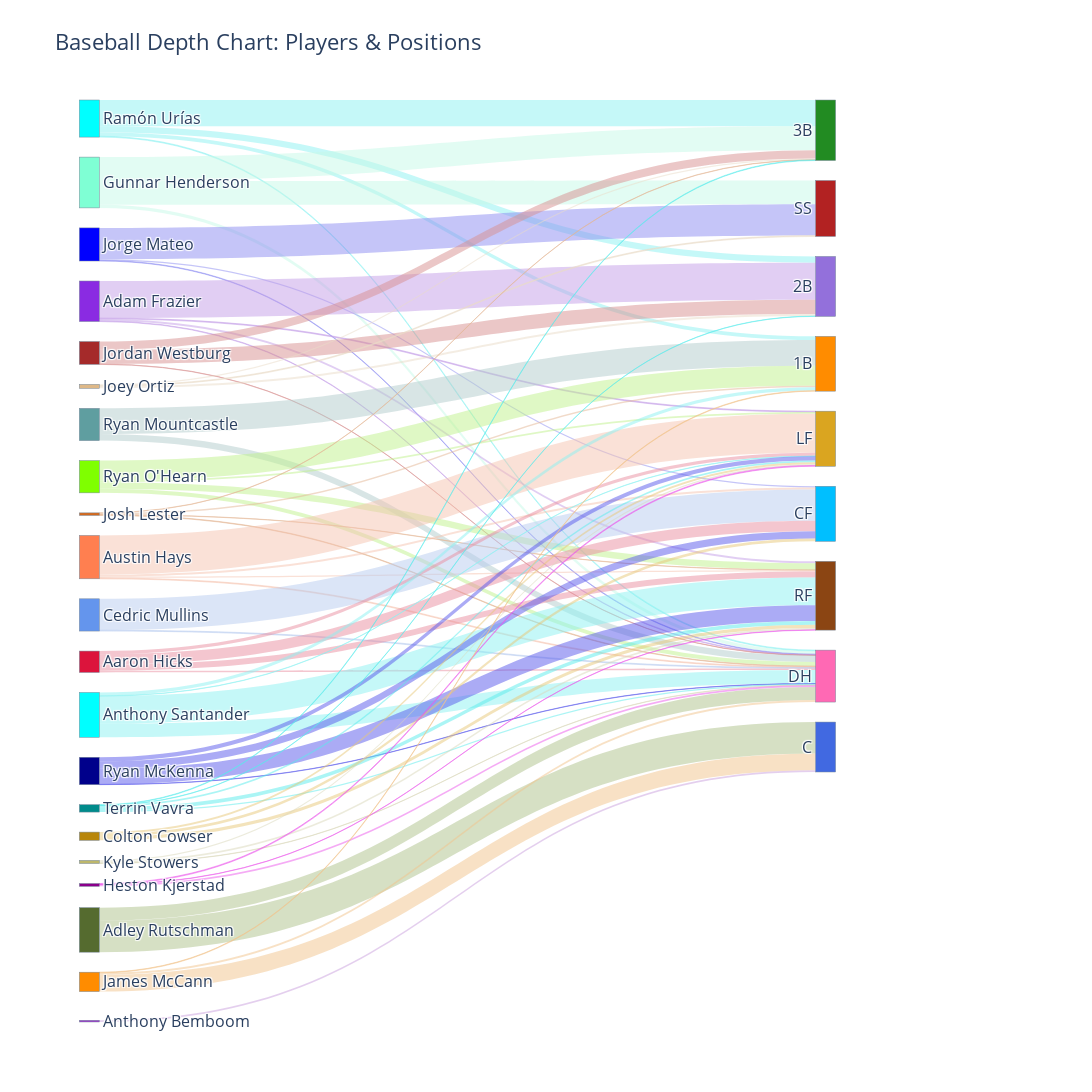

Notebook source saved alongside this figure:
### Code cell
NUM_PLAYERS = 21
X_POS, Y_POS = 0.8, 1/(NUM_PLAYERS -1)
player_node_colors = node_colors
player_link_colors = link_colors

num_positions = len(non_pitching_positions)

non_pitching_positions = ["3B", "SS", "2B", "1B", "LF", "CF", "RF", "DH", "C"]
selected_position_colors = [
    'forestgreen', # Third Base (3B)
    'firebrick',   # Shortstop (SS)
    'mediumpurple',# Second Base (2B)
    'darkorange',  # First Base (1B)
    'goldenrod',   # Left Field (LF)
    'deepskyblue', # Center Field (CF)
    'saddlebrown', # Right Field (RF)
    'hotpink',     # Designated Hitter (DH)
    'royalblue',   # Catcher (C)
]

# Creating subdued versions for link colors
position_link_colors = [subdue_color(color) for color in selected_position_colors]

# Define position node colors using the selected colors
position_node_colors = selected_position_colors

# Revised code with the defined colors
source = []
node_x_pos, node_y_pos = [], []
node_labels, node_colors = [], player_node_colors
link_labels, link_colors, link_values = [], [], [] 

# FIRST set of links and nodes for players
for i in range(NUM_PLAYERS):
    source.extend([i]*num_positions)
    node_x_pos.append(0.01)
    node_y_pos.append(round(i*Y_POS+0.01,2))
    player_name = orioles_sorted['Name'][i]
    node_labels.append(player_name) 
    for pos in non_pitching_positions:
        link_labels.append(f"{player_name}-{pos}")
        link_values.append(orioles_sorted[pos][i])
    link_colors.extend([player_link_colors[i]]*num_positions)

source_last = max(source)+1
target = [source_last + j for j in range(num_positions)] * NUM_PLAYERS

# Adding position nodes
node_labels.extend(non_pitching_positions)
node_colors.extend(position_node_colors)  # Adjusted colors for positions
node_x_pos.extend([X_POS] * num_positions)
node_y_pos.extend([round(j*Y_POS+0.01,2) for j in range(num_positions)])

link_colors.extend(position_link_colors)  # Adjusted colors for positions

import plotly.graph_objects as go

# Adjusting the NODES and LINKS dictionaries with the new data
NODES = dict(
    pad = 20, 
    thickness = 20, 
    line = dict(color = "lightslategrey", width = 0.5),
    hovertemplate=" ",
    label = node_labels, 
    color = node_colors,
    x = node_x_pos, 
    y = node_y_pos
)

rgba_link_colors = [convert_to_rgba_string(color, 0.5) for color in link_colors]

LINKS = dict(
    source=source, 
    target=target, 
    value=link_values, 
    label=link_labels, 
    color=rgba_link_colors,  # Use the rgba colors with opacity
    hovertemplate="%{label}"
)
# Creating the Sankey Diagram
data = go.Sankey(arrangement='snap', node = NODES, link = LINKS)
fig = go.Figure(data)

# Updating the traces and layout for the baseball context
fig.update_traces(valueformat='3d')  # Remove valuesuffix if not needed
fig.update_layout(
    title="Baseball Depth Chart: Players & Positions",  
    font_size=16,  
    width=1200,
    height=1500
)

# Update hover label formatting
fig.update_layout(hoverlabel=dict(bgcolor="grey", font_size=14, font_family="Rockwell"))


# Display the figure
fig.show()

### Figure 1 — Plotly figure (JSON) as saved in the notebook; plotly's stock layout.template omitted (floating-point values rounded to 4 significant figures; data arrays with more than 128 entries replaced by an {"elided": "..."} marker saying what was removed)
{"data": [{"arrangement": "snap", "link": {"color": {"elided": "198 str values"}, "hovertemplate": "%{label}", "label": {"elided": "189 str values"}, "source": {"elided": "189 int values"}, "target": {"elided": "189 int values"}, "value": {"elided": "189 int values"}}, "node": {"color": ["aqua", "aquamarine", "blue", "blueviolet", "brown", "burlywood", "cadetblue", "chartreuse", "chocolate", "coral", "cornflowerblue", "crimson", "cyan", "darkblue", "darkcyan", "darkgoldenrod", "darkkhaki", "darkmagenta", "darkolivegreen", "darkorange", "darkorchid", "forestgreen", "firebrick", "mediumpurple", "darkorange", "goldenrod", "deepskyblue", "saddlebrown", "hotpink", "royalblue"], "hovertemplate": " ", "label": ["Ramón Urías", "Gunnar Henderson", "Jorge Mateo", "Adam Frazier", "Jordan Westburg", "Joey Ortiz", "Ryan Mountcastle", "Ryan O'Hearn", "Josh Lester", "Austin Hays", "Cedric Mullins", "Aaron Hicks", "Anthony Santander", "Ryan McKenna", "Terrin Vavra", "Colton Cowser", "Kyle Stowers", "Heston Kjerstad", "Adley Rutschman", "James McCann", "Anthony Bemboom", "3B", "SS", "2B", "1B", "LF", "CF", "RF", "DH", "C"], "line": {"color": "lightslategrey", "width": 0.5}, "pad": 20, "thickness": 20, "x": [0.01, 0.01, 0.01, 0.01, 0.01, 0.01, 0.01, 0.01, 0.01, 0.01, 0.01, 0.01, 0.01, 0.01, 0.01, 0.01, 0.01, 0.01, 0.01, 0.01, 0.01, 0.8, 0.8, 0.8, 0.8, 0.8, 0.8, 0.8, 0.8, 0.8], "y": [0.01, 0.06, 0.11, 0.16, 0.21, 0.26, 0.31, 0.36, 0.41, 0.46, 0.51, 0.56, 0.61, 0.66, 0.71, 0.76, 0.81, 0.86, 0.91, 0.96, 1.01, 0.01, 0.06, 0.11, 0.16, 0.21, 0.26, 0.31, 0.36, 0.41]}, "type": "sankey", "valueformat": "3d"}], "layout": {"font": {"size": 16}, "height": 1500, "hoverlabel": {"bgcolor": "grey", "font": {"family": "Rockwell", "size": 14}}, "title": {"text": "Baseball Depth Chart: Players & Positions"}, "width": 1200}}
